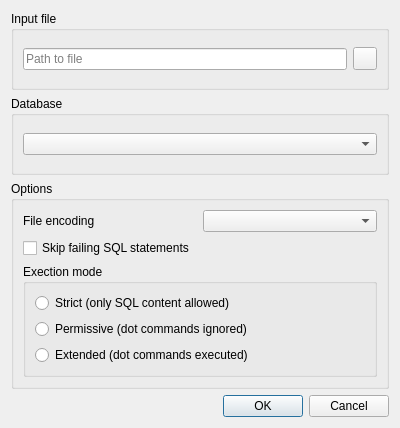
<?xml version="1.0" encoding="UTF-8"?>
<ui version="4.0">
 <class>ExecFromFileDialog</class>
 <widget class="QDialog" name="ExecFromFileDialog">
  <property name="geometry">
   <rect>
    <x>0</x>
    <y>0</y>
    <width>400</width>
    <height>428</height>
   </rect>
  </property>
  <property name="windowTitle">
   <string>Execute SQL from file</string>
  </property>
  <property name="modal">
   <bool>true</bool>
  </property>
  <layout class="QVBoxLayout" name="verticalLayout">
   <item>
    <widget class="QGroupBox" name="fileGroup">
     <property name="title">
      <string>Input file</string>
     </property>
     <layout class="QHBoxLayout" name="horizontalLayout">
      <item>
       <widget class="QLineEdit" name="fileEdit">
        <property name="placeholderText">
         <string>Path to file</string>
        </property>
       </widget>
      </item>
      <item>
       <widget class="QToolButton" name="fileBrowse">
        <property name="toolTip">
         <string>Browse for file</string>
        </property>
        <property name="text">
         <string/>
        </property>
        <property name="icon">
         <iconset resource="../icons.qrc">
          <normaloff>:/icons/img/directory_open.svg</normaloff>:/icons/img/directory_open.svg</iconset>
        </property>
       </widget>
      </item>
     </layout>
    </widget>
   </item>
   <item>
    <widget class="QGroupBox" name="dbGroup">
     <property name="title">
      <string>Database</string>
     </property>
     <layout class="QVBoxLayout" name="verticalLayout_3">
      <item>
       <widget class="QComboBox" name="dbCombo"/>
      </item>
     </layout>
    </widget>
   </item>
   <item>
    <widget class="QGroupBox" name="optionsGroup">
     <property name="title">
      <string>Options</string>
     </property>
     <layout class="QGridLayout" name="gridLayout">
      <item row="0" column="0">
       <widget class="QLabel" name="encodingLabel">
        <property name="text">
         <string>File encoding</string>
        </property>
       </widget>
      </item>
      <item row="0" column="1">
       <widget class="QComboBox" name="encodingCombo"/>
      </item>
      <item row="1" column="0" colspan="2">
       <widget class="QCheckBox" name="skipErrorsCheck">
        <property name="text">
         <string>Skip failing SQL statements</string>
        </property>
       </widget>
      </item>
      <item row="2" column="0" colspan="2">
       <widget class="QGroupBox" name="execModeGroup">
        <property name="title">
         <string>Exection mode</string>
        </property>
        <layout class="QVBoxLayout" name="verticalLayout_2">
         <item>
          <widget class="QRadioButton" name="strictModeRadio">
           <property name="toolTip">
            <string>&lt;html&gt;&lt;head/&gt;&lt;body&gt;&lt;p&gt;Any content that is not valid SQL will cause a statement to fail.&lt;/p&gt;&lt;/body&gt;&lt;/html&gt;</string>
           </property>
           <property name="text">
            <string>Strict (only SQL content allowed)</string>
           </property>
          </widget>
         </item>
         <item>
          <widget class="QRadioButton" name="permModeRadio">
           <property name="toolTip">
            <string>&lt;html&gt;&lt;head/&gt;&lt;body&gt;&lt;p&gt;Allows dot commands (used by official SQLite CLI application) in the file.&lt;/p&gt;&lt;/body&gt;&lt;/html&gt;</string>
           </property>
           <property name="text">
            <string>Permissive (dot commands ignored)</string>
           </property>
          </widget>
         </item>
         <item>
          <widget class="QRadioButton" name="extModeRadio">
           <property name="toolTip">
            <string>&lt;html&gt;&lt;head/&gt;&lt;body&gt;&lt;p&gt;Allows dot commands (used by official SQLite CLI application) in the file and even executes some of them (i.e. .print and .read). All other dot commands are ignored.&lt;/p&gt;&lt;/body&gt;&lt;/html&gt;</string>
           </property>
           <property name="text">
            <string>Extended (dot commands executed)</string>
           </property>
          </widget>
         </item>
        </layout>
       </widget>
      </item>
     </layout>
    </widget>
   </item>
   <item>
    <widget class="QDialogButtonBox" name="buttonBox">
     <property name="orientation">
      <enum>Qt::Orientation::Horizontal</enum>
     </property>
     <property name="standardButtons">
      <set>QDialogButtonBox::StandardButton::Cancel|QDialogButtonBox::StandardButton::Ok</set>
     </property>
    </widget>
   </item>
  </layout>
 </widget>
 <resources>
  <include location="../icons.qrc"/>
 </resources>
 <connections>
  <connection>
   <sender>buttonBox</sender>
   <signal>accepted()</signal>
   <receiver>ExecFromFileDialog</receiver>
   <slot>accept()</slot>
   <hints>
    <hint type="sourcelabel">
     <x>248</x>
     <y>254</y>
    </hint>
    <hint type="destinationlabel">
     <x>157</x>
     <y>274</y>
    </hint>
   </hints>
  </connection>
  <connection>
   <sender>buttonBox</sender>
   <signal>rejected()</signal>
   <receiver>ExecFromFileDialog</receiver>
   <slot>reject()</slot>
   <hints>
    <hint type="sourcelabel">
     <x>316</x>
     <y>260</y>
    </hint>
    <hint type="destinationlabel">
     <x>286</x>
     <y>274</y>
    </hint>
   </hints>
  </connection>
 </connections>
</ui>
